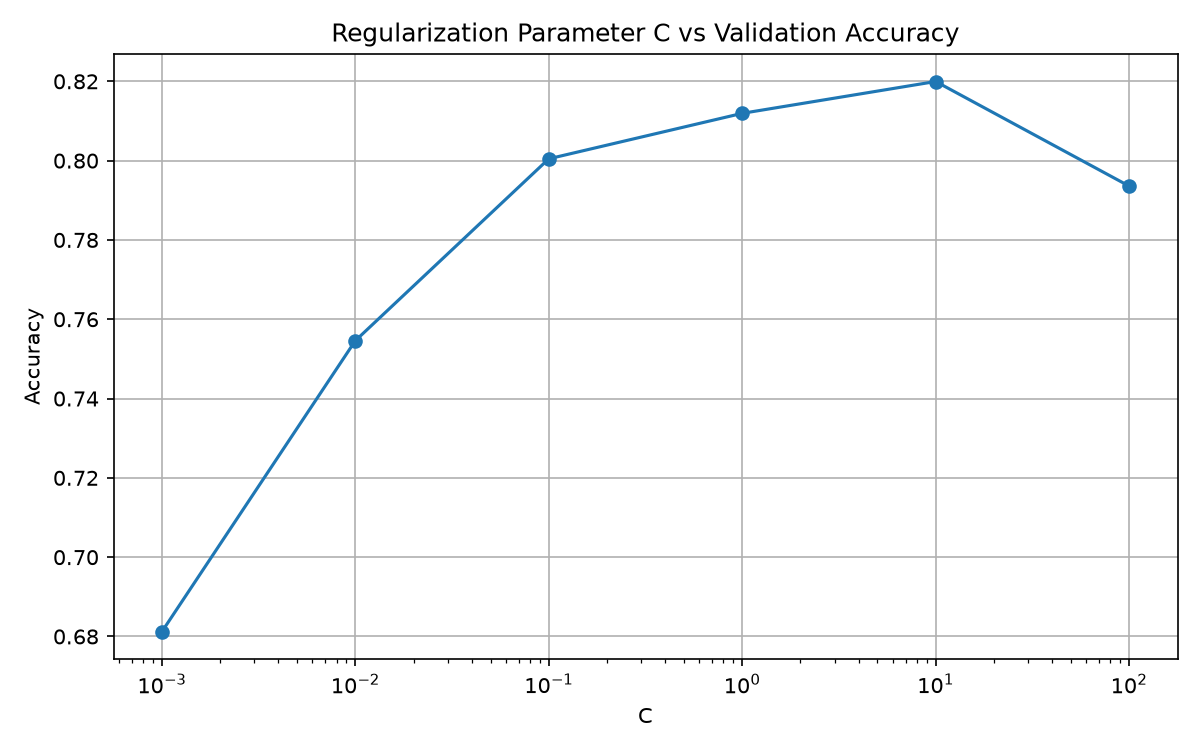

Generate this figure with Python:
import csv
from collections import Counter
import matplotlib.pyplot as plt
from sklearn.feature_extraction import DictVectorizer
from sklearn.linear_model import LogisticRegression
from sklearn.metrics import accuracy_score


def load_data(path):
    data = []

    with open(path, encoding="utf-8") as f:
        reader = csv.DictReader(f, delimiter="\t")

        for row in reader:
            text = row["sentence"]
            label = int(row["label"])
            feature = dict(Counter(text.split()))

            data.append({
                "text": text,
                "label": label,
                "feature": feature
            })

    return data


# 学習データと検証データを読み込む
train_data = load_data("SST-2/train.tsv")
dev_data = load_data("SST-2/dev.tsv")

# 特徴量とラベルを取り出す
train_features = [example["feature"] for example in train_data]
train_labels = [example["label"] for example in train_data]

dev_features = [example["feature"] for example in dev_data]
dev_labels = [example["label"] for example in dev_data]

# 辞書形式の特徴量を数値ベクトルに変換
vectorizer = DictVectorizer()
X_train = vectorizer.fit_transform(train_features)
X_dev = vectorizer.transform(dev_features)

# 正則化パラメータCを変化させる
# Cが小さいほど正則化が強く、Cが大きいほど正則化が弱い
C_values = [0.001, 0.01, 0.1, 1, 10, 100]
accuracies = []

for C in C_values:
    model = LogisticRegression(C=C, max_iter=1000)
    model.fit(X_train, train_labels)

    # 検証データを予測
    dev_pred = model.predict(X_dev)

    # 正解率を計算
    accuracy = accuracy_score(dev_labels, dev_pred)
    accuracies.append(accuracy)

    print(f"C = {C}: 正解率 = {accuracy:.4f}")

# 正則化パラメータと正解率の関係をグラフ化
plt.figure(figsize=(8, 5))
plt.plot(C_values, accuracies, marker="o")
plt.xscale("log")
plt.xlabel("C")
plt.ylabel("Accuracy")
plt.title("Regularization Parameter C vs Validation Accuracy")
plt.grid(True)
plt.tight_layout()

# グラフを保存
plt.savefig("69.png", dpi=150)
plt.show()
